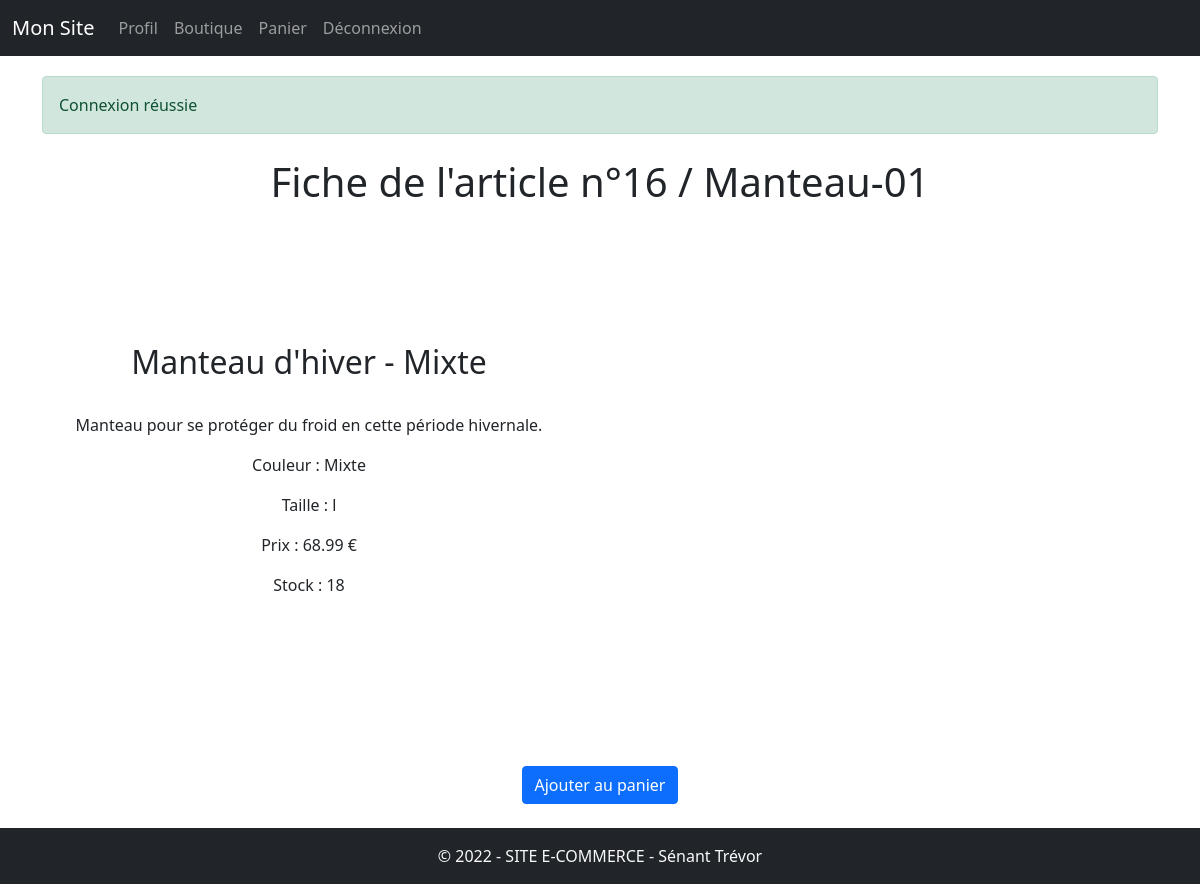
Page /fiche_produit.php?id=16 (signed in) on the committed database.
### tables this page shows
CREATE TABLE `produit` (
  `id_produit` int(11) NOT NULL,
  `reference` varchar(20) NOT NULL,
  `categorie` varchar(20) NOT NULL,
  `titre` varchar(100) NOT NULL,
  `description` text NOT NULL,
  `couleur` varchar(20) NOT NULL,
  `taille` varchar(5) NOT NULL,
  `public` enum('m','f','mixte') NOT NULL,
  `photo` varchar(250) NOT NULL,
  `prix` float NOT NULL,
  `stock` int(3) NOT NULL
);

### fiche_produit.php (the view, shortened to what this page needs)
<?php
if(isConnected() && isset($_GET['id']))
{
$data = getProductById($_GET['id']);
require_once './inc/haut.inc.php';
?>
<h1 class="text-center my-2">Fiche de l'article n°<?=$data['id_produit']?> / <?= $data['reference'] ?></h1>
<div class="d-inline-flex w-100 justify-content-around my-4 align-items-center row boxProduct">
    <div class="col-md-6 px-4 text-center">
        <h2><?= $data['titre'] ?> -
            <?= ($data['public'] == "m") ? 'Homme' : (($data['public'] == "f") ? 'Femme' : 'Mixte') ?></h2>
        <p><?= "<br>". $data['description']?></p>
        <p>Couleur : <?=$data['couleur'] ?></p>
        <p>Taille : <?=$data['taille'] ?></p>
        <p>Prix : <?=$data['prix'] ?> €</p>
        <p>Stock : <?=$data['stock'] ?></p>
    </div>
</div>
<div class="d-flex justify-content-center my-4">
    <?php if(isAdmin()) {  ?>
    <a href="admin/form_article.php?action=modif&id=<?=$data['id_produit']?>"><button
            class="btn btn-primary mx-auto">Modifier l'article</button></a>
    <?php  } else {   ?>
    <a href="panier.php?action=ajout&id=<?=$data['id_produit']?>"><button class="btn btn-primary mx-auto">Ajouter au panier</button></a>
</div>
<?php } ?>
<?php
} else {
    header('location:connexion.php');
}
?>
<?php
require_once './inc/bas.inc.php';

### inc/css/style.css (style rules this page uses)
.boxProduct { min-height: 60vh; }

### rows in the picture
produit: id_produit "16", reference "Manteau-01", titre "Manteau d'hiver", description "Manteau pour se protéger du froid en cette période hivernale.", couleur "Mixte", taille "l", prix "68.99", stock "18"

### other values in the picture
implode('<br>',$_SESSION['messages'][$className]) "Connexion réussie"
